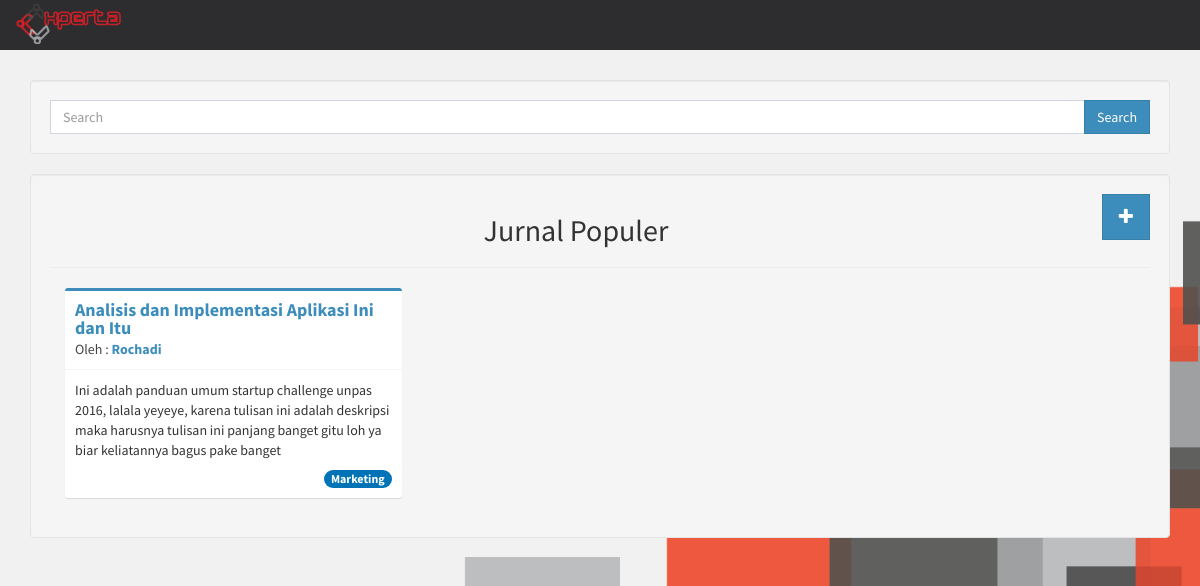
The app's page /index.php/journal, older data.
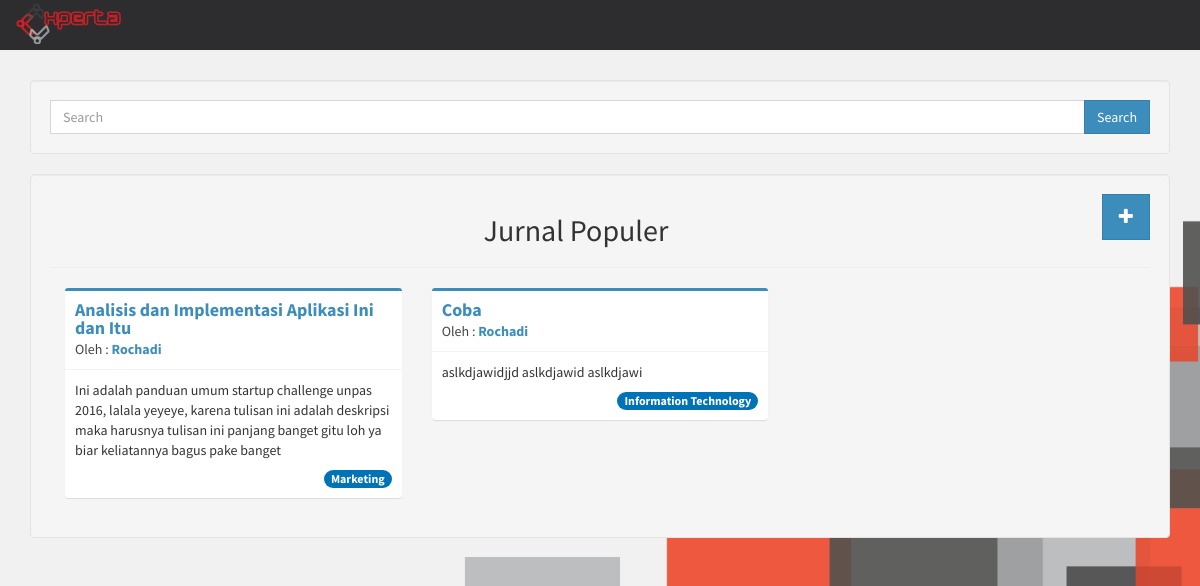
The same page, newer data.
### tables this page shows
CREATE TABLE `journal` (
  `id_journal` int(11) NOT NULL,
  `id_user` int(11) NOT NULL,
  `id_directorate` int(11) NOT NULL,
  `title` varchar(100) NOT NULL,
  `description` text NOT NULL,
  `file` varchar(500) NOT NULL,
  `views` int(11) NOT NULL DEFAULT '0',
  `created_at` timestamp NOT NULL DEFAULT CURRENT_TIMESTAMP ON UPDATE CURRENT_TIMESTAMP,
  `status` int(11) NOT NULL DEFAULT '0'
);

CREATE TABLE `profile` (
  `id_profile` int(11) NOT NULL,
  `NIK` varchar(50) NOT NULL,
  `id_user` int(11) NOT NULL,
  `fullname` varchar(255) NOT NULL,
  `birthdate` date DEFAULT NULL,
  `gender` enum('L','P') DEFAULT NULL,
  `id_expert` int(11) DEFAULT NULL,
  `point` int(11) NOT NULL DEFAULT '0',
  `be_file` varchar(500) DEFAULT NULL,
  `updated_at` timestamp NOT NULL DEFAULT CURRENT_TIMESTAMP ON UPDATE CURRENT_TIMESTAMP,
  `login` int(11) NOT NULL DEFAULT '0'
);

CREATE TABLE `directorate` (
  `id_directorate` int(11) NOT NULL,
  `id_scope` int(11) NOT NULL,
  `directorate_name` varchar(100) NOT NULL
);

### application/controllers/Journal.php (called while the page is built, shortened)
<?php
class Journal extends CI_Controller
{
	function __construct(){
			$this->load->model("Journal_model");
		}
	public function index(){
		$data['title'] = "Journal";
		$data['listjournal'] = $this->Journal_model->listjournal();
		$this->load->view('journal', $data);
	}
}

### index.php (called while the page is built, shortened)
<?php
require_once BASEPATH.'core/CodeIgniter.php';

### application/models/Journal_model.php (called while the page is built, shortened)
<?php
class Journal_model extends CI_Model
{
	function listjournal(){
		return $this->db->query(" SELECT journal.title, profile.fullname, journal.description, journal.id_journal, user.id_user, directorate.directorate_name
			FROM journal, directorate, user, profile
			WHERE journal.id_directorate = directorate.id_directorate
				AND user.id_user = journal.id_user
				AND user.id_user = profile.id_user
				AND status=1
				ORDER BY journal.views
				LIMIT 0,9")->result();
	}
}

### application/views/journal.php (the view, shortened to what this page needs)
<?php include "header.php" ?>
		<div class="container">
			<div class="row">
				<div class="col-md-12 isi">
					<div class="col-md-12 well">
					<form action="<?php echo site_url('journal/browse') ?>" method="GET">
						<div class="input-group">
		                    <input type="text" name="q" class="form-control" placeholder="Search" >
		                    <span class="input-group-btn">
		                    	<button class="btn btn-primary btn-flat" type="submit">Search</button>
		                	</span>
		                </div>
					</form>
					</div>
					<div  class="col-md-12 well">
						<a href="<?php echo site_url('journal/newpost') ?>" title="New post" class="btn btn-primary btn-lg btn-flat pull-right"><i class="fa fa-plus"></i></a>
						<h2>Jurnal Populer</h2>
						<hr>
						<?php foreach ($listjournal as $journal): ?>
								<div class="col-md-4">
									<div class="box box-primary">
										<div class="box-header with-border">
									    	<h3 class="box-title"><strong><a href="<?php echo site_url('journal/view/'.$journal->id_journal) ?>"><?php echo $journal->title; ?></a></strong></h3>
									    	<div class="author">
										    	Oleh :
										    		<a href="<?php echo site_url('user/'.$journal->id_user) ?>">
										    			<strong><?php echo $journal->fullname ?></strong>
										    		</a>
									    	</div>
									    </div>
									    <div class="box-body">
										    <p><?php echo $journal->description ?></p>
									    	<span class="pull-right badge bg-blue"><?php echo $journal->directorate_name ?></span>
									    </div>
									</div>
								</div>
						<?php endforeach ?>
					</div>
				</div>
			</div>
		</div>
	</body>
</html>

### application/views/header.php (shortened to what this page needs)
<!DOCTYPE html>
<html lang="en">
	<head>
		<link href="<?= base_url('assets/css/bootstrap.min.css') ?>" rel="stylesheet">
		<link href="<?= base_url('assets/css/font-awesome.min.css') ?>" rel="stylesheet"/>
		<link href="<?= base_url('assets/css/main.css') ?>" rel="stylesheet" type="text/css">
		<link rel="stylesheet" type="text/css" href="<?= base_url('assets/css/AdminLTE.min.css') ?>">
		<link rel="stylesheet" type="text/css" href="<?= base_url('assets/css/skins/skin-black-light.min.css') ?>">
	</head>
	<body id="myPage" data-spy="scroll" data-target=".navbar" data-offset="50" class="full">
		<nav class="navbar navbar-default navbar-fixed-top">
		<div class="container-fluid">
			<div class="navbar-header">
				<a class="navbar-brand" href="<?php echo site_url('home') ?>">
					<img src="<?php echo base_url('assets/img/Experta-Logo.png') ?>">
				</a>
			</div>
			<div class="collapse navbar-collapse" id="myNavbar">
			</div>
		</div>
	</nav>

### assets/css/main.css (style rules this page uses)
body { padding-top: 40px; padding-bottom: 40px; background-color: #ecf0f5; }
.full { background: url('../img/backimg.png') no-repeat center center fixed; -webkit-background-size: cover; -moz-background-size: cover; background-size: cover; -o-background-size: cover; }
.navbar { margin-bottom: 0; background-color: #2D2D30; border: 0; letter-spacing: 4px; }
h2 { text-align: center; }
.navbar-brand { margin-top:-13px; }
.navbar-brand img { width: 100%; opacity: 1; }
.isi { margin-top: 40px; }

Row changes from the older to the newer data that the page shows:
added journal: title "Coba", profile.fullname "Rochadi", description "aslkdjawidjjd aslkdjawid aslkdjawi", id_directorate.directorate_name "Information Technology"
